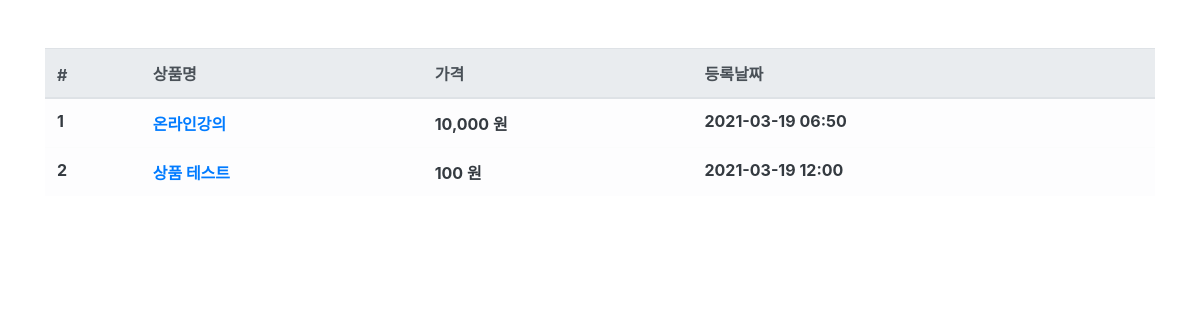
The app's page /product/, older data.
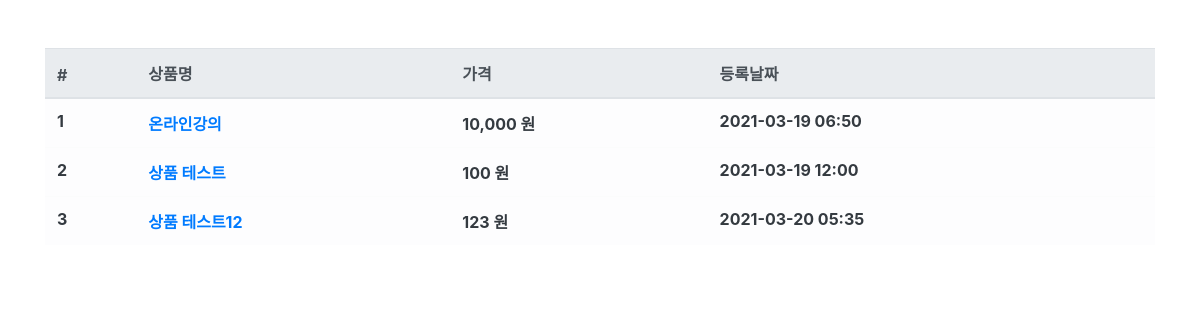
The same page, newer data.
### product/models.py (models this page shows, shortened)
class Product(models.Model):
    name = models.CharField(max_length=256, verbose_name='상품명')
    price = models.IntegerField(verbose_name='상품가격')
    description = models.TextField(verbose_name='상품설명')
    stock = models.IntegerField(verbose_name='재고')
    register_date = models.DateTimeField(auto_now_add=True, verbose_name='등록날짜')
    class Meta:
        db_table = 'fastcampus_product'
        verbose_name = '상품'
        verbose_name_plural = '상품'

### product/views.py (the view)
# urls.py: path('product/', ProductList.as_view()),
class ProductList(ListView):
    model = Product
    template_name = 'product.html'
    context_object_name = 'product_list'

### product/templates/product.html
{% extends "base.html" %}
{% load humanize %}
{% block contents %}
<div class="row mt-5">
    <div class="col-12">
        <table class="table table-light">
            <thead class="thead-light">
                <tr>
                    <th scope="col">#</th>
                    <th scope="col">상품명</th>
                    <th scope="col">가격</th>
                    <th scope="col">등록날짜</th>
                </tr>
            </thead>
            <tbody class="text-dark">
                {% for product in product_list %}
                <tr>
                    <th scope="row">{{ product.id }}</th>
                    <th scope="row"><a href="/product/{{ product.id }}">{{ product.name }}</a></th>
                    <th scope="row">{{ product.price|intcomma }} 원</th>
                    <th scope="row">{{ product.register_date|date:'Y-m-d H:i' }}</th>
                </tr>
                {% endfor %}
            </tbody>
        </table>
    </div>
</div>
{% endblock %}

Row changes from the older to the newer data that the page shows:
added Product: id "3", name "상품 테스트12", price "123", register_date "2021-03-20 05:35"
